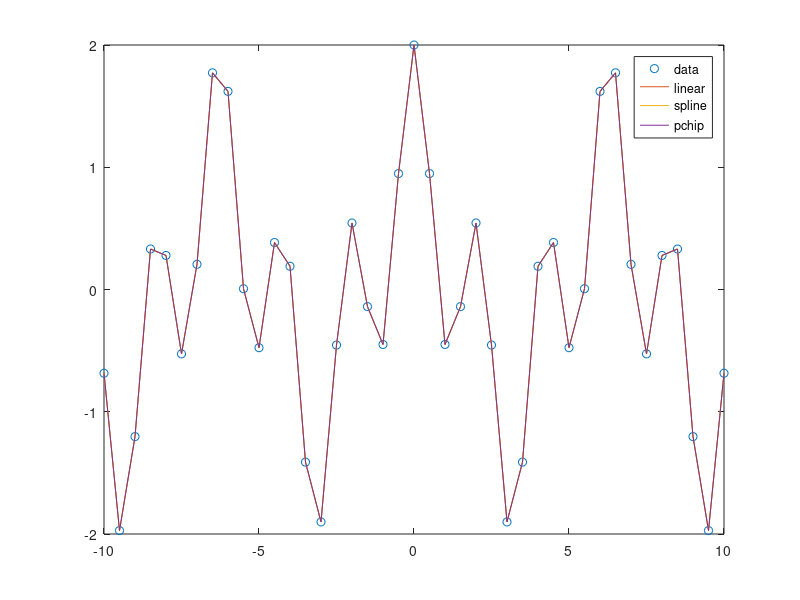

Write the MATLAB code that produced this figure.
x = -10:0.5:10;
y = cos(3*x) + cos(x);
y1 = interp1(x,y,x,'linear');
y2 = interp1(x,y,x,'spline');
y3 = interp1(x,y,x,'pchip');
plot(x,y,'o',x,y1,x,y2,x,y3)
legend('data','linear','spline','pchip')

p1 = polyfit(x,y,1);
p2 = polyfit(x,y,2);
p3 = polyfit(x,y,3);
